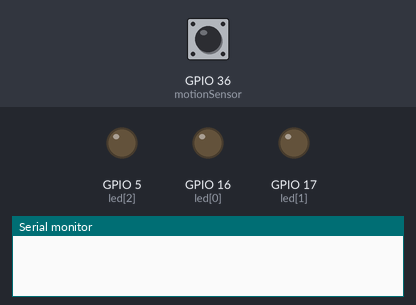
The sketch below on a simulated ESP32. On the bench: output pins drawn as LEDs (lit = HIGH), the last lines printed to the serial monitor. The test bench sets the inputs (shaded band); at power-on: GPIO 36 (motionSensor) LOW.

Above: at 1.2 s.
1.3 s: GPIO 36 (motionSensor) driven HIGH
At 2.0 s:
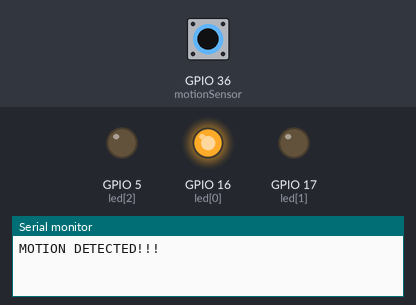
2.8 s: GPIO 36 (motionSensor) pulsed LOW 2 times (0.12 s each, 0.3 s apart)
At 4.2 s:
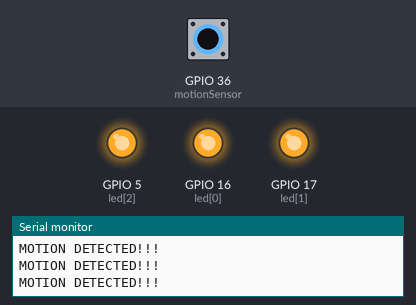
At 22.1 s:
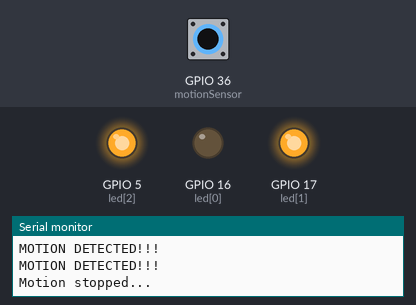
Timing chart, 0 to 24.4 s (numbered marks = the images above; inputs shaded):
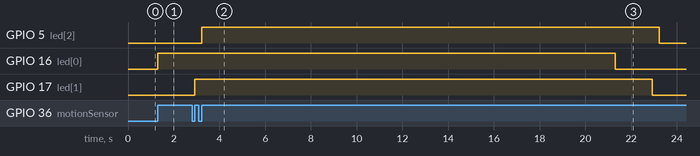

The sketch:

task05-c.ino
```cpp
#define timeSeconds 20
// Set GPIOs for LED and PIR Motion Sensor
const int led[] = {16,17,5};


const int motionSensor = 36;
// Timer: Auxiliary variables
unsigned long now = millis();
unsigned long lastTrigger[] = {0,0,0};
boolean startTimer[] = {false,false,false};
int count = 0;
// Checks if motion was detected, sets LED HIGH and starts a timer
void IRAM_ATTR detectsMovement() {

if(count%3==0){
  Serial.println("MOTION DETECTED!!!");
digitalWrite(led[0], HIGH);

startTimer[0] = true;
lastTrigger[0] = millis();
count = count+1;
  }
else if(count%3==1){
  Serial.println("MOTION DETECTED!!!");
digitalWrite(led[1], HIGH);

startTimer[1] = true;
lastTrigger[1] = millis();
count = count+1;
  }
 else if(count%3==2){
  Serial.println("MOTION DETECTED!!!");
digitalWrite(led[2], HIGH);

startTimer[2] = true;
lastTrigger[2] = millis();
count = count+1;
  }
}
void setup() {
// Serial port for debugging purposes
Serial.begin(115200);
// PIR Motion Sensor mode INPUT_PULLUP
pinMode(motionSensor, INPUT_PULLUP);
// Set motionSensor pin as interrupt, assign interrupt function and set RISING mode
attachInterrupt(digitalPinToInterrupt(motionSensor), detectsMovement, RISING);
// Set LED to LOW
pinMode(led[0], OUTPUT);
digitalWrite(led[0], LOW);
pinMode(led[1], OUTPUT);
digitalWrite(led[1], LOW);
pinMode(led[2], OUTPUT);
digitalWrite(led[2], LOW);
}
void loop() {
// Current time
now = millis();
// Turn off the LED after the number of seconds defined in the timeSeconds variable
for (int i =0; i<3; i++){
  if (startTimer[i] && (now - lastTrigger[i] > (timeSeconds*1000))) {
Serial.println("Motion stopped...");
digitalWrite(led[i], LOW);

startTimer[i] = false;
}
  }


}
```

Measured:
- after the input at 1.3 s, GPIO 16 (led[0]): LOW → HIGH at once
- after the input at 2.8 s, GPIO 5 (led[2]): LOW → HIGH after 0.42 s, → LOW 20.0 s later; GPIO 17 (led[1]): LOW → HIGH after 0.12 s, → LOW 20.0 s later
